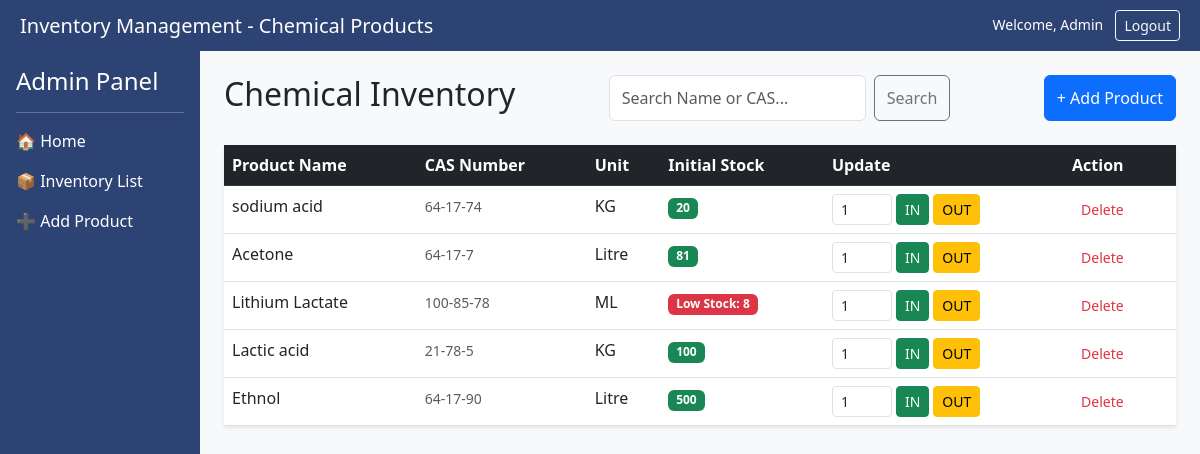
The page / (signed in) on the database its author committed.
### tables this page shows
CREATE TABLE inventory 
        (id INTEGER PRIMARY KEY AUTOINCREMENT, name TEXT, cas_number TEXT UNIQUE, unit TEXT, stock INTEGER);

### app.py (the view)
@app.route('/')
def index():
    if not session.get('logged_in'):
        return redirect(url_for('login'))
    search = request.args.get('search', '')
    conn = sqlite3.connect('inventory.db')
    cursor = conn.cursor()
    query = "SELECT * FROM inventory WHERE name LIKE ? OR cas_number LIKE ?"
    cursor.execute(query, (f'%{search}%', f'%{search}%'))
    items = cursor.fetchall()
    conn.close()
    return render_template('index.html', inventory=items, search_val=search)

### templates/index.html (shortened to what this page needs)
<!DOCTYPE html>
<html lang="en">
<head>
    <link href="https://cdn.jsdelivr.net/npm/bootstrap@5.3.0/dist/css/bootstrap.min.css" rel="stylesheet">
</head>
<body>
    <div class="header">
        <h5 class="m-0">Inventory Management - Chemical Products</h5>
        <div><small>Welcome, Admin</small>
            <a href="/logout" class="btn btn-sm btn-outline-light ms-2">Logout</a>
        </div>
    </div>
    <div class="container-fluid">
        <div class="row">
            <div class="col-md-2 nav-sidebar p-3">
            <h4>Admin Panel</h4>
            <hr>
            <p><a href="/" class="nav-link-custom">🏠 Home</a></p>
            <p>📦 Inventory List</p>
            <a href="#" class="nav-link-custom" data-bs-toggle="modal" data-bs-target="#addModal">➕ Add Product</a>
            </div>
            <div class="col-md-10 p-4">
                <div class="d-flex justify-content-between mb-4">
                    <h2>Chemical Inventory</h2>
                    <form action="/" method="GET" class="d-flex gap-2">
                        <input type="text" name="search" class="form-control" placeholder="Search Name or CAS..." value="{{ search_val }}">
                        <button class="btn btn-outline-secondary">Search</button>
                    </form>
                    <button class="btn btn-primary" data-bs-toggle="modal" data-bs-target="#addModal">+ Add Product</button>
                </div>
                <table class="table table-hover shadow-sm bg-white">
                    <thead class="table-dark">
                        <tr>
                            <th>Product Name</th><th>CAS Number</th><th>Unit</th><th>Initial Stock</th><th>Update</th><th>Action</th>
                        </tr>
                    </thead>
                    <tbody>
                        {% for item in inventory %}
                        <tr>
                            <td>{{ item[1] }}</td>
                            <td><small class="text-muted">{{ item[2] }}</small></td>
                            <td>{{ item[3] }}</td>
                            <td>
                                {% if item[4] < 10 %}
                                    <span class="badge bg-danger">Low Stock: {{ item[4] }} </span>
                                {% else %}
                                    <span class="badge bg-success">{{ item[4] }} </span>
                                {% endif %}
                            </td>
                            <td>
                                <form action="/update_stock/{{ item[0] }}" method="POST" class="d-flex gap-1">
                                    <input type="number" name="amount" class="form-control form-control-sm" style="width: 60px;" value="1" min="1">
                                    <button name="action" value="IN" class="btn btn-sm btn-success">IN</button>
                                    <button name="action" value="OUT" class="btn btn-sm btn-warning">OUT</button>
                                </form>
                            </td>
                            <td><a href="/delete/{{ item[0] }}" class="btn btn-sm text-danger" onclick="return confirm('Delete this product?')">Delete</a></td>
                        </tr>
                        {% endfor %}
                    </tbody>
                </table>
            </div>
        </div>
    </div>
</body>
</html>

### templates/index.html (style rules this page uses)
body { background-color: #f8f9fa; }
.nav-sidebar { background: #2d4373; color: white; min-height: 100vh; }
.header { background-color: #2d4373; color: white; padding: 10px 20px; display: flex; justify-content: space-between; align-items: center; }
.nav-link-custom { color: inherit; text-decoration: none; cursor: default;display: inline-block; }

### rows shown on the page
inventory: name "sodium acid", cas_number "64-17-74", unit "KG", stock "20"
inventory: name "Acetone", cas_number "64-17-7", unit "Litre", stock "81"
inventory: name "Lithium Lactate", cas_number "100-85-78", unit "ML", stock "8"
inventory: name "Lactic acid", cas_number "21-78-5", unit "KG", stock "100"
inventory: name "Ethnol", cas_number "64-17-90", unit "Litre", stock "500"
